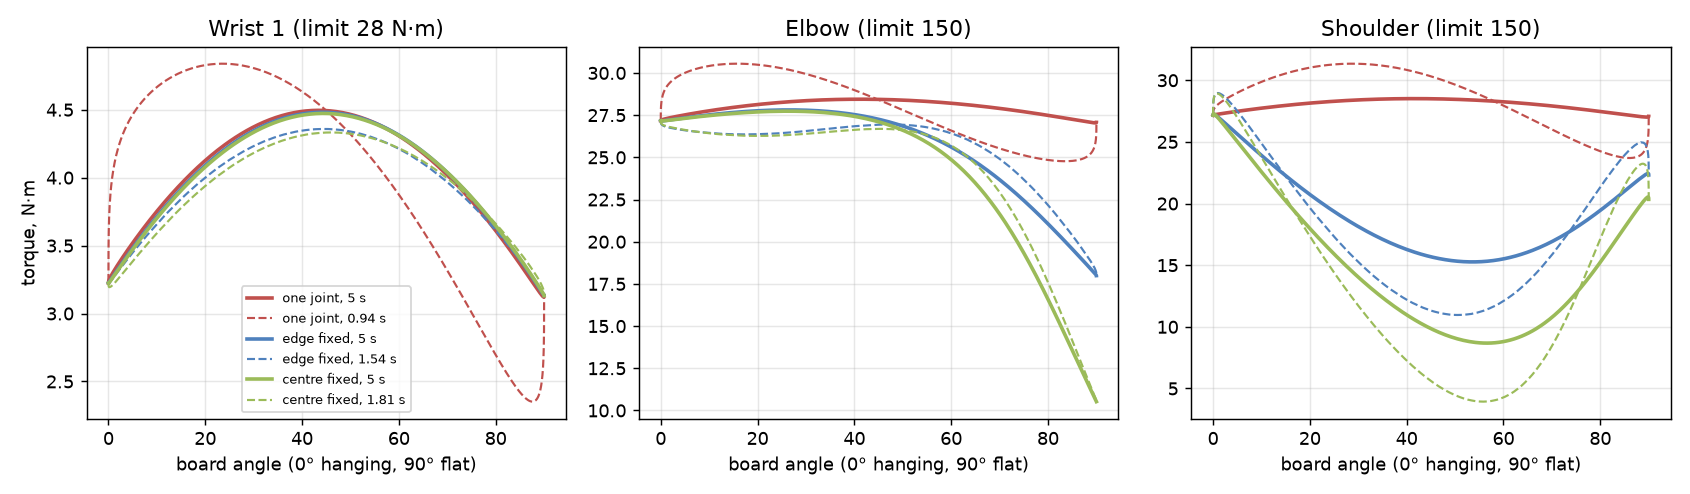

The Python source for this figure:
"""Works out the torque on each of the UR5e's six joints while the table top
is swung flat, for each way of doing the swing, and draws the charts in
SWING_PHYSICS.md.

Run from v3-turn-top-flat/figures/, with v2's Python, which has PyBullet:

    ../../v2-assemble-table/.pixi/envs/default/bin/python joint_torques.py

The robot is ur5e_v2_gripper.urdf: v2's UR5e and gripper with the meshes
stripped out, because only masses, inertias and joint positions affect a
torque. PyBullet does the dynamics. This file only sets up the three swings and
reads the answers off.

Before any number is printed, three checks have to pass: the robot weighs what
Universal Robots say it weighs, the holding torques agree with a second way of
working them out, and the work done by the joints matches the energy the arm
and board actually gain. If any fails, the script stops rather than print
numbers nobody should trust.
"""

from __future__ import annotations

import math
import sys
import tempfile
import xml.etree.ElementTree as ET
from pathlib import Path

import matplotlib.pyplot as plt
import numpy as np
import pybullet as p

HERE = Path(__file__).parent
ROBOT = HERE / "ur5e_v2_gripper.urdf"

G = 9.81
# PyBullet keeps poses in single precision, good to about one part in ten
# million. Nudges used to measure how the board moves must be well above that.
NUDGE = 1e-4
ARM_JOINTS = ("shoulder_pan", "shoulder_lift", "elbow", "wrist_1", "wrist_2", "wrist_3")
NAMES = ("base", "shoulder", "elbow", "wrist 1", "wrist 2", "wrist 3")
# The most each joint can push, from ur_description/config/ur5e/joint_limits.yaml.
LIMIT = np.array([150.0, 150.0, 150.0, 28.0, 28.0, 28.0])
MAX_SPEED = math.radians(180.0)

# v2's largest table top: 30 cm along the gripped edge, 20 cm out from it, 2 cm
# thick, at 400 kg/m^3. The fingers close on its thickness, 2.7 cm in from the
# edge, so its centre sits 7.3 cm past the middle of the pads, which are 11 cm
# from the flange. See TOP_FROM_WALL.md.
BOARD_SIZE = np.array([0.30, 0.02, 0.20])  # along the tool's x, y, z
PAD_CENTRE = 0.110
BOARD_CENTRE = PAD_CENTRE + 0.073
V2_BOARD_MASS = 0.48
# Each finger travels from 0 (shut) outwards, so closed on a 2 cm board each
# sits 1 cm open.
FINGERS_ON_BOARD = BOARD_SIZE[1] / 2

# v2's "ready" pose: the tool points straight down in front of the arm, which
# is how the board hangs before the swing. In it, the board's gripped edge lies
# along wrist 1's axis, which is what lets wrist 1 alone lay it flat.
START = np.radians([0.0, -90.0, 90.0, -90.0, -90.0, 0.0])

# The same board, in the same place, reached with the wrist flipped: wrist 2 on
# the other side of wrist 1. A UR arm can reach almost any pose in several
# postures like this. Filled in by flipped_start(), because the shoulder and
# elbow have to be worked out afresh to keep the board where it was.
POSTURES = ("normal wrist", "flipped wrist")
_FLIPPED: np.ndarray | None = None


# ------------------------------------------------------------------ the robot


def make_urdf(expanded: Path) -> None:
    """Rebuild ur5e_v2_gripper.urdf from v2's expanded robot description."""
    root = ET.parse(expanded).getroot()
    for link in root.iter("link"):
        for tag in ("visual", "collision"):
            for element in link.findall(tag):
                link.remove(element)
        # Frames with no mass of their own would be given 1 kg each by PyBullet.
        if link.find("inertial") is None:
            inertial = ET.SubElement(link, "inertial")
            ET.SubElement(inertial, "origin", xyz="0 0 0", rpy="0 0 0")
            ET.SubElement(inertial, "mass", value="1e-9")
            ET.SubElement(
                inertial, "inertia", ixx="1e-12", ixy="0", ixz="0", iyy="1e-12", iyz="0", izz="1e-12"
            )
    for tag in ("gazebo", "ros2_control", "transmission"):
        for element in root.findall(tag):
            root.remove(element)
    header = (
        "<!-- v2's UR5e, gripper and wrist camera, with the meshes, sensors and\n"
        "     plugins removed. Written by make_urdf() in joint_torques.py. -->\n"
    )
    ROBOT.write_text('<?xml version="1.0"?>\n' + header + ET.tostring(root, encoding="unicode") + "\n")


def load(board_mass: float) -> tuple[int, list[int], int]:
    """The robot with a board of this mass held in the gripper."""
    root = ET.parse(ROBOT).getroot()
    lx, ly, lz = BOARD_SIZE
    m = max(board_mass, 1e-9)
    board = ET.SubElement(root, "link", name="board")
    inertial = ET.SubElement(board, "inertial")
    ET.SubElement(inertial, "origin", xyz="0 0 0", rpy="0 0 0")
    ET.SubElement(inertial, "mass", value=f"{m}")
    ET.SubElement(
        inertial,
        "inertia",
        ixx=f"{m * (ly**2 + lz**2) / 12}",
        iyy=f"{m * (lx**2 + lz**2) / 12}",
        izz=f"{m * (lx**2 + ly**2) / 12}",
        ixy="0",
        ixz="0",
        iyz="0",
    )
    joint = ET.SubElement(root, "joint", name="board_grip", type="fixed")
    ET.SubElement(joint, "parent", link="tool0")
    ET.SubElement(joint, "child", link="board")
    ET.SubElement(joint, "origin", xyz=f"0 0 {BOARD_CENTRE}", rpy="0 0 0")

    path = Path(tempfile.mkdtemp()) / "robot_with_board.urdf"
    path.write_text(ET.tostring(root, encoding="unicode"))

    p.resetSimulation()
    p.setGravity(0, 0, -G)
    body = p.loadURDF(str(path), useFixedBase=True, flags=p.URDF_USE_INERTIA_FROM_FILE)

    names = {p.getJointInfo(body, i)[1].decode(): i for i in range(p.getNumJoints(body))}
    arm = [names[f"{n}_joint"] for n in ARM_JOINTS]
    board_link = names["board_grip"]
    return body, arm, board_link


def movable(body: int) -> list[int]:
    return [i for i in range(p.getNumJoints(body)) if p.getJointInfo(body, i)[2] != p.JOINT_FIXED]


def full(body: int, arm: list[int], q6: np.ndarray, fingers: float = 0.0) -> list[float]:
    """Arm values padded out to every movable joint, including the two fingers."""
    order = movable(body)
    values = [fingers] * len(order)
    for value, joint in zip(q6, arm, strict=True):
        values[order.index(joint)] = float(value)
    return values


def arm_part(body: int, arm: list[int], values) -> np.ndarray:
    order = movable(body)
    return np.array([values[order.index(j)] for j in arm])


def place(body: int, arm: list[int], q6, dq6=None) -> None:
    for joint in movable(body):
        if joint not in arm:
            p.resetJointState(body, joint, FINGERS_ON_BOARD, 0.0)
    for i, joint in enumerate(arm):
        p.resetJointState(body, joint, float(q6[i]), 0.0 if dq6 is None else float(dq6[i]))


def board_pose(body: int, arm: list[int], board_link: int, q6) -> tuple[np.ndarray, np.ndarray]:
    """Where the board's centre is, and which way it faces, for these angles."""
    place(body, arm, q6)
    state = p.getLinkState(body, board_link, computeForwardKinematics=True)
    return np.array(state[4]), np.array(p.getMatrixFromQuaternion(state[5])).reshape(3, 3)


def torques(body: int, arm: list[int], q6, dq6, ddq6) -> np.ndarray:
    """Torque on each arm joint, for these angles, speeds and accelerations."""
    tau = p.calculateInverseDynamics(
        body, full(body, arm, q6, FINGERS_ON_BOARD), full(body, arm, dq6), full(body, arm, ddq6)
    )
    return arm_part(body, arm, tau)


# -------------------------------------------------------------- the swings


def min_jerk(n: int) -> np.ndarray:
    """0 to 1 with no sudden starts or stops: smooth speed and smooth acceleration."""
    s = np.linspace(0.0, 1.0, n)
    return 10 * s**3 - 15 * s**4 + 6 * s**5


def derivatives(q: np.ndarray, t: np.ndarray) -> tuple[np.ndarray, np.ndarray]:
    """Speeds and accelerations from angles over time.

    A swing starts and ends at rest with no acceleration, so it can be extended
    by a few motionless samples at each end. That lets every sample, the first
    and last included, use a centred difference. Without it the end samples use
    one-sided differences, which are biased, and a biased acceleration at the
    flat end hides the very torque this file is looking for.
    """
    pad = 5
    dt = t[1] - t[0]
    padded = np.concatenate([np.repeat(q[:1], pad, axis=0), q, np.repeat(q[-1:], pad, axis=0)])
    dq = np.gradient(padded, dt, axis=0)
    ddq = np.gradient(dq, dt, axis=0)
    return dq[pad:-pad], ddq[pad:-pad]


def rotation(axis: np.ndarray, angle: float) -> np.ndarray:
    axis = axis / np.linalg.norm(axis)
    k = np.array([[0, -axis[2], axis[1]], [axis[2], 0, -axis[0]], [-axis[1], axis[0], 0]])
    return np.eye(3) + math.sin(angle) * k + (1 - math.cos(angle)) * k @ k


def wrist_1_axis(body, arm, board_link, q6) -> np.ndarray:
    """Wrist 1's axis in the world, found by turning it a hair and watching the board turn.

    PyBullet reports joint axes in each link's centre-of-mass frame, which is
    easy to misread. Measuring the turn needs no knowledge of frames at all.
    """
    _, rot = board_pose(body, arm, board_link, q6)
    step = np.zeros(6)
    step[3] = NUDGE
    _, rot2 = board_pose(body, arm, board_link, q6 + step)
    axis = 0.5 * sum(np.cross(rot[:, i], rot2[:, i]) for i in range(3)) / NUDGE
    return axis / np.linalg.norm(axis)


def solve(body, arm, board_link, target_pos, target_rot, pivot_offset, seed) -> np.ndarray:
    """Joint angles that put a point on the board at target_pos, facing target_rot."""
    q = seed.copy()
    for _ in range(50):
        pos, rot = board_pose(body, arm, board_link, q)
        point = pos + rot @ pivot_offset
        err_pos = target_pos - point
        err_rot = 0.5 * sum(np.cross(rot[:, i], target_rot[:, i]) for i in range(3))
        error = np.concatenate([err_pos, err_rot])
        # A ten-thousandth of a millimetre, and as much in radians: about as fine
        # as single precision allows, and far finer than anything physical.
        if np.linalg.norm(error) < 1e-7:
            return q
        jac = np.zeros((6, 6))
        for j in range(6):
            dq = np.zeros(6)
            dq[j] = NUDGE
            pos2, rot2 = board_pose(body, arm, board_link, q + dq)
            jac[:3, j] = (pos2 + rot2 @ pivot_offset - point) / NUDGE
            jac[3:, j] = 0.5 * sum(np.cross(rot[:, i], rot2[:, i]) for i in range(3)) / NUDGE
        q = q + np.linalg.lstsq(jac, error, rcond=None)[0]
    if np.linalg.norm(error) < 1e-6:
        return q
    raise RuntimeError("the arm cannot follow this swing")


def flipped_start() -> np.ndarray:
    """The flipped-wrist posture that holds the hanging board exactly where START does."""
    global _FLIPPED
    if _FLIPPED is None:
        body, arm, board_link = load(V2_BOARD_MASS)
        pos0, rot0 = board_pose(body, arm, board_link, START)
        # Wrist 1 half a turn, wrist 2 mirrored, wrist 3 half a turn: same tool
        # direction, with wrist 2 on the other side. The solver then moves the
        # shoulder and elbow to put the board back where it was.
        seed = START.copy()
        seed[3] += math.pi
        seed[4] = -seed[4]
        seed[5] += math.pi
        _FLIPPED = solve(body, arm, board_link, pos0, rot0, np.zeros(3), seed)
    return _FLIPPED


def swing(way: str, duration: float, board_mass: float, n: int = 401, posture: str = "normal wrist") -> dict:
    """One swing from hanging to flat. Returns angles, speeds and torques over time."""
    start = START if posture == "normal wrist" else flipped_start()
    body, arm, board_link = load(board_mass)
    t = np.linspace(0.0, duration, n)
    s = min_jerk(n)

    # Wrist 1's axis, and which way to turn about it so the board ends flat and
    # pointing away from the base.
    axis = wrist_1_axis(body, arm, board_link, start)
    pos0, rot0 = board_pose(body, arm, board_link, start)
    assert rot0[:, 2][2] < -0.999, "the board should start hanging straight down"
    assert abs(rot0[:, 0] @ axis) > 0.999, "the gripped edge should lie along wrist 1's axis"
    outward = np.array([pos0[0], pos0[1], 0.0]) / np.linalg.norm(pos0[:2])
    turn = math.pi / 2
    if (rotation(axis, turn) @ rot0)[:, 2] @ outward < 0:
        turn = -turn
    end = rotation(axis, turn) @ rot0
    assert abs(end[:, 2][2]) < 1e-9 and end[:, 2] @ outward > 0.9, "the board should end flat, pointing out"

    if way == "one joint":
        q = np.array([start + np.array([0, 0, 0, 1, 0, 0]) * turn * si for si in s])
    else:
        # The whole arm moves so that one point of the board stays still while
        # the board turns about it: the gripped edge, or the board's own centre.
        pivot_offset = np.array([0.0, 0.0, PAD_CENTRE - BOARD_CENTRE]) if way == "edge fixed" else np.zeros(3)
        pos0, rot0 = board_pose(body, arm, board_link, start)
        pivot = pos0 + rot0 @ pivot_offset
        q = [start.copy()]
        for si in s[1:]:
            q.append(
                solve(body, arm, board_link, pivot, rotation(axis, turn * si) @ rot0, pivot_offset, q[-1])
            )
        q = np.array(q)

    dq, ddq = derivatives(q, t)
    tau = np.array([torques(body, arm, q[i], dq[i], ddq[i]) for i in range(n)])
    hold = np.array([torques(body, arm, q[i], 0 * dq[i], 0 * ddq[i]) for i in range(n)])
    return {
        "t": t,
        "s": s,
        "turn": turn,
        "angle": np.degrees(abs(turn) * s),
        "q": q,
        "dq": dq,
        "ddq": ddq,
        "tau": tau,
        "hold": hold,
        "body": body,
        "arm": arm,
        "duration": duration,
    }


# ----------------------------------------------------------------- checks


def check_mass() -> None:
    body, _, _ = load(0.0)
    total = sum(p.getDynamicsInfo(body, i)[0] for i in range(p.getNumJoints(body)))
    # 17.7 kg of arm from ur_description, 4 kg of base, 0.95 kg of gripper and camera.
    assert abs(total - (17.7 + 4.0 + 0.95)) < 0.01, f"robot weighs {total:.3f} kg"


def check_holding(board_mass: float) -> None:
    """Holding torque two ways: PyBullet's dynamics, and the energy slope.

    The torque needed to hold a joint still is how fast the potential energy
    (every part's weight times its height) changes as that joint turns. That
    needs nothing but where each part's centre of mass is, so it is a fully
    separate route to the same number.
    """
    body, arm, _ = load(board_mass)
    q = START + np.radians([10, 15, -20, 30, 5, 40])

    def potential(q6) -> float:
        place(body, arm, q6)
        return sum(
            p.getDynamicsInfo(body, link)[0]
            * G
            * p.getLinkState(body, link, computeForwardKinematics=True)[0][2]
            for link in range(p.getNumJoints(body))
        )

    slope = np.array([(potential(q + e * NUDGE) - potential(q - e * NUDGE)) / (2 * NUDGE) for e in np.eye(6)])
    place(body, arm, q)
    tau = torques(body, arm, q, np.zeros(6), np.zeros(6))
    assert np.allclose(tau, slope, atol=1e-3), (tau, slope)


def check_energy(result: dict) -> None:
    """The joints' work must equal the energy the arm and board gain, at every moment."""
    body, arm = result["body"], result["arm"]
    energy = []
    for q, dq in zip(result["q"], result["dq"], strict=True):
        place(body, arm, q, dq)
        e = 0.0
        for link in range(p.getNumJoints(body)):
            info = p.getDynamicsInfo(body, link)
            state = p.getLinkState(body, link, computeLinkVelocity=1, computeForwardKinematics=1)
            rot = np.array(p.getMatrixFromQuaternion(state[1])).reshape(3, 3)
            inertia = rot @ np.diag(info[2]) @ rot.T
            v, w = np.array(state[6]), np.array(state[7])
            e += 0.5 * info[0] * v @ v + 0.5 * w @ inertia @ w + info[0] * G * state[0][2]
        energy.append(e)
    power = np.einsum("ij,ij->i", result["tau"], result["dq"])
    gained = np.gradient(np.array(energy), result["t"])
    scale = max(np.abs(power).max(), 1e-9)
    assert np.abs(power - gained)[5:-5].max() < 0.02 * scale, "work and energy disagree"


def check_derivatives() -> None:
    """For the one-joint swing the speeds are known exactly; the numerical ones must match."""
    r = swing("one joint", 1.0, V2_BOARD_MASS)
    tau_ = r["t"] / r["duration"]
    exact_dq = r["turn"] * (30 * tau_**2 - 60 * tau_**3 + 30 * tau_**4) / r["duration"]
    exact_ddq = r["turn"] * (60 * tau_ - 180 * tau_**2 + 120 * tau_**3) / r["duration"] ** 2
    assert np.abs(r["dq"][:, 3] - exact_dq).max() < 1e-3 * np.abs(exact_dq).max()
    assert np.abs(r["ddq"][:, 3] - exact_ddq).max() < 1e-2 * np.abs(exact_ddq).max()


# ----------------------------------------------------------------- output


WAYS = ("one joint", "edge fixed", "centre fixed")
SLOW = 5.0  # v2 moves at a tenth of full speed, which makes this swing about 5 s


def fastest(way: str) -> float:
    """The shortest swing in which no joint goes faster than 180 degrees a second.

    The path the joints follow does not depend on how long the swing takes, so
    every joint speed scales with one over the duration, and one trial run is
    enough to find it.
    """
    trial = swing(way, 1.0, V2_BOARD_MASS)
    return math.ceil(100 * np.abs(trial["dq"]).max() / MAX_SPEED) / 100


def paces(way: str) -> tuple[tuple[float, str], tuple[float, str]]:
    quick = fastest(way)
    return (SLOW, "v2's pace, 5 s"), (quick, f"flat out, {quick:.2f} s")


def peak(values: np.ndarray) -> np.ndarray:
    return np.abs(values).max(axis=0)


def table(board_mass: float) -> dict:
    print(f"\nBoard {board_mass:.2f} kg. Peak torque on each joint, N·m (and % of its limit).")
    print(f"{'':32}" + "".join(f"{n:>13}" for n in NAMES) + "   fastest joint")
    results = {}
    for pace in (0, 1):
        for way in WAYS:
            duration, label = paces(way)[pace]
            r = swing(way, duration, board_mass)
            results[(way, pace)] = r
            row = peak(r["tau"])
            cells = "".join(f"{v:7.2f} ({100 * v / lim:3.0f}%)" for v, lim in zip(row, LIMIT, strict=True))
            print(f"{way + ', ' + label:32}{cells}   {np.degrees(np.abs(r['dq']).max()):4.0f} deg/s")
    return results


def board_share(board_mass: float) -> None:
    """How much of each joint's peak torque is the board, and how much is the arm itself."""
    print(f"\nThe most the {board_mass:.2f} kg board adds to each joint at any moment, N·m:")
    print(f"{'':32}" + "".join(f"{n:>9}" for n in NAMES))
    for pace in (0, 1):
        for way in WAYS:
            duration, label = paces(way)[pace]
            with_board = swing(way, duration, board_mass)["tau"]
            without = swing(way, duration, 0.0)["tau"]
            print(f"{way + ', ' + label:32}" + "".join(f"{v:9.2f}" for v in peak(with_board - without)))


def wrist_parts(board_mass: float) -> None:
    print(f"\nWrist 1 with the {board_mass:.2f} kg board: holding part, moving part, total, N·m")
    for pace in (0, 1):
        for way in WAYS:
            duration, label = paces(way)[pace]
            r = swing(way, duration, board_mass)
            moving = r["tau"][:, 3] - r["hold"][:, 3]
            print(
                f"  {way + ', ' + label:30} hold {peak(r['hold'])[3]:5.2f}   "
                f"move {np.abs(moving).max():5.2f}   total {peak(r['tau'])[3]:5.2f}"
            )


def heaviest(way: str, duration: float, posture: str = "normal wrist") -> tuple[float, str]:
    """The heaviest board this swing can take before some joint hits its limit."""
    low, high = 0.0, 30.0
    for _ in range(15):
        mid = (low + high) / 2
        used = peak(swing(way, duration, mid, n=201, posture=posture)["tau"]) / LIMIT
        low, high = (mid, high) if used.max() < 1.0 else (low, mid)
    used = peak(swing(way, duration, low, n=201, posture=posture)["tau"]) / LIMIT
    return low, NAMES[int(np.argmax(used))]


def posture_table(board_mass: float) -> None:
    """The same three swings, started from each of the two postures, at v2's pace."""
    print(
        f"\nPosture: peak torque on each joint at v2's pace, board {board_mass:.2f} kg, N·m (and % of limit)"
    )
    print(f"{'':30}" + "".join(f"{n:>13}" for n in NAMES) + "   heaviest board")
    for posture in POSTURES:
        for way in WAYS:
            row = peak(swing(way, SLOW, board_mass, posture=posture)["tau"])
            cells = "".join(f"{v:7.2f} ({100 * v / lim:3.0f}%)" for v, lim in zip(row, LIMIT, strict=True))
            mass, joint = heaviest(way, SLOW, posture)
            print(f"{way + ', ' + posture:30}{cells}   {mass:4.1f} kg ({joint})")


def hold_curve() -> None:
    """Wrist 1's holding torque through the swing, in each posture."""
    print("\nWrist 1 holding torque through the swing, N·m (same for every way of swinging):")
    curves = {posture: swing("one joint", SLOW, V2_BOARD_MASS, posture=posture) for posture in POSTURES}
    print("  angle  " + "".join(f"{posture:>16}" for posture in POSTURES))
    for angle in (0, 15, 30, 45, 60, 75, 90):
        row = []
        for posture in POSTURES:
            r = curves[posture]
            row.append(abs(r["hold"][int(np.argmin(np.abs(r["angle"] - angle))), 3]))
        print(f"  {angle:4}°  " + "".join(f"{v:16.2f}" for v in row))
    return curves


def chart(results: dict) -> None:
    fig, axes = plt.subplots(1, 3, figsize=(13, 3.8), sharex=True)
    colours = {"one joint": "#c0504d", "edge fixed": "#4f81bd", "centre fixed": "#9bbb59"}
    for ax, joint, title in zip(
        axes, (3, 2, 1), ("Wrist 1 (limit 28 N·m)", "Elbow (limit 150)", "Shoulder (limit 150)"), strict=True
    ):
        for way in WAYS:
            slow, fast = results[(way, 0)], results[(way, 1)]
            ax.plot(
                slow["angle"], np.abs(slow["tau"][:, joint]), color=colours[way], lw=2, label=f"{way}, 5 s"
            )
            ax.plot(
                fast["angle"],
                np.abs(fast["tau"][:, joint]),
                color=colours[way],
                lw=1.2,
                ls="--",
                label=f"{way}, {fast['duration']:.2f} s",
            )
        ax.set_title(title)
        ax.set_xlabel("board angle (0° hanging, 90° flat)")
        ax.grid(alpha=0.3)
    axes[0].set_ylabel("torque, N·m")
    axes[0].legend(fontsize=7)
    fig.tight_layout()
    fig.savefig(HERE / "joint_torques.png", dpi=130)


def flip_chart(curves: dict) -> None:
    fig, ax = plt.subplots(figsize=(6.2, 3.8))
    colours = {"normal wrist": "#c0504d", "flipped wrist": "#4f81bd"}
    for posture, r in curves.items():
        ax.plot(r["angle"], np.abs(r["hold"][:, 3]), color=colours[posture], lw=2.2, label=posture)
    ax.set_xlabel("board angle (0° hanging, 90° flat)")
    ax.set_ylabel("wrist 1 holding torque, N·m")
    ax.set_title("Same board, same place, wrist turned the other way")
    ax.set_ylim(bottom=0)
    ax.grid(alpha=0.3)
    ax.legend()
    fig.tight_layout()
    fig.savefig(HERE / "wrist_flip.png", dpi=130)


def main() -> None:
    if len(sys.argv) == 3 and sys.argv[1] == "--make-urdf":
        make_urdf(Path(sys.argv[2]))
        return

    p.connect(p.DIRECT)
    check_mass()
    check_holding(V2_BOARD_MASS)
    for way in WAYS:
        check_energy(swing(way, fastest(way), V2_BOARD_MASS))
    check_derivatives()
    print("checks passed: mass, holding torque two ways, work against energy, speeds against exact")

    results = table(V2_BOARD_MASS)
    wrist_parts(V2_BOARD_MASS)
    board_share(V2_BOARD_MASS)
    print("\nHeaviest board before any joint reaches its limit:")
    for pace in (0, 1):
        for way in WAYS:
            duration, label = paces(way)[pace]
            mass, joint = heaviest(way, duration)
            print(f"  {way + ', ' + label:30} {mass:5.1f} kg   ({joint} gives out first)")
    chart(results)
    flip_chart(hold_curve())
    posture_table(V2_BOARD_MASS)


if __name__ == "__main__":
    main()
